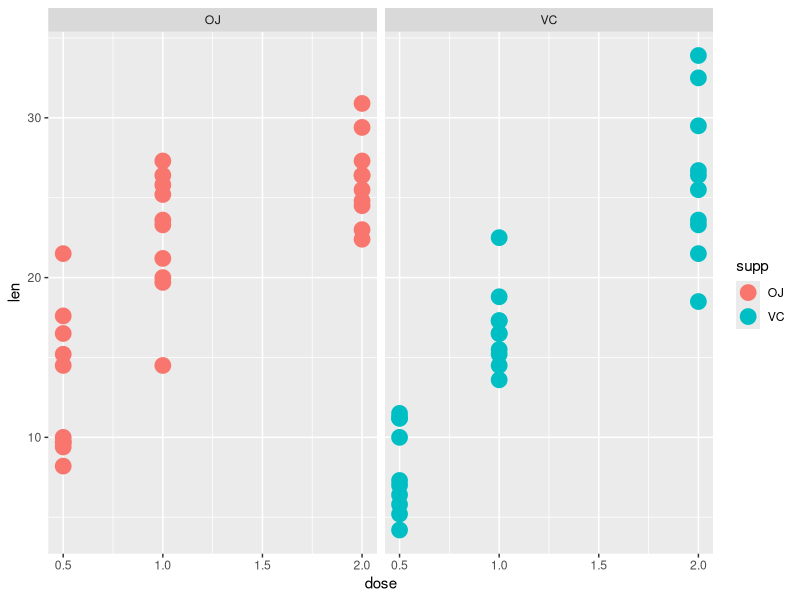

This chart was generated by the following R code: (Note: this script raises an error after producing the figure.)
## ---- chunk 1
library(datasets)
library(ggplot2)
head(ToothGrowth)
## ---- chunk 2
# explore the data, see column names, dimension & sample data of initial rows
dim(ToothGrowth) # 60 observations
unique(ToothGrowth$supp) #shows the different classifications of supp which is 'VC & 'OJ'
unique(ToothGrowth$dose) #shows the different dosages used for each supplement (0.5, 1 & 2 mg)

#find the mean and sd of the data sorted into supp then dose
tapply(ToothGrowth$len,list(ToothGrowth$supp, ToothGrowth$dose), FUN=mean)
tapply(ToothGrowth$len,list(ToothGrowth$supp, ToothGrowth$dose), FUN=sd)

## ---- chunk 3
ggplot(aes(x=dose, y = len), data = ToothGrowth) + 
    geom_point(size = 5,aes(color = supp)) + facet_grid(. ~ supp)

# t.test(len ~ supp, data = ToothGrowth)$conf.int
## ---- chunk 4
t.test(len ~ supp, paired = F, var.equal = F, data = ToothGrowth)$conf.int

## ---- chunk 5
t.test(ToothGrowth[ToothGrowth$dose == 0.5,1], ToothGrowth[ToothGrowth$dose == 1,1], 
       paired = FALSE, var.equal = FALSE)$conf
t.test(ToothGrowth[ToothGrowth$dose == 0.5,1], ToothGrowth[ToothGrowth$dose == 2,1], 
       paired = FALSE, var.equal = FALSE)$conf
t.test(ToothGrowth[ToothGrowth$dose == 1,1], ToothGrowth[ToothGrowth$dose == 2,1], 
       paired = FALSE, var.equal = FALSE)$conf
## ---- chunk 6
t.test(ToothGrowth[ToothGrowth$supp == "OJ"&ToothGrowth$dose == 0.5,1], 
       ToothGrowth[ToothGrowth$supp == "VC"&ToothGrowth$dose == 0.5,1], 
       paired = FALSE, var.equal = FALSE)$conf
t.test(ToothGrowth[ToothGrowth$supp == "OJ"&ToothGrowth$dose == 1,1], 
       ToothGrowth[ToothGrowth$supp == "VC"&ToothGrowth$dose == 1,1], 
       paired = FALSE, var.equal = FALSE)$conf
t.test(ToothGrowth[ToothGrowth$supp == "OJ"&ToothGrowth$dose == 2,1], 
       ToothGrowth[ToothGrowth$supp == "VC"&ToothGrowth$dose == 2,1], 
       paired = FALSE, var.equal = FALSE)$conf
